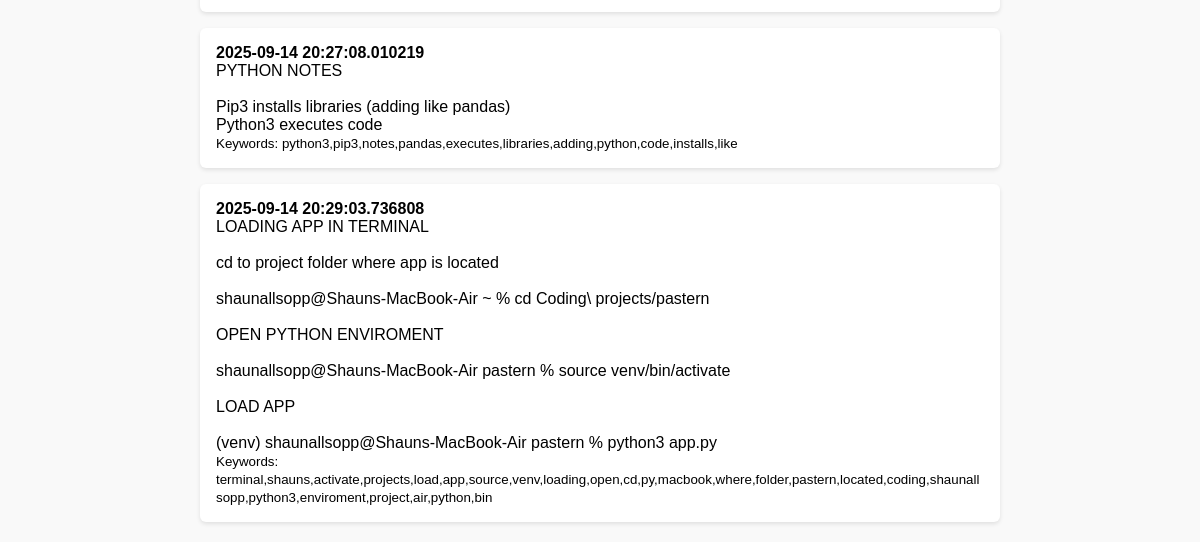
Before: /search (lower part) with the older database file.
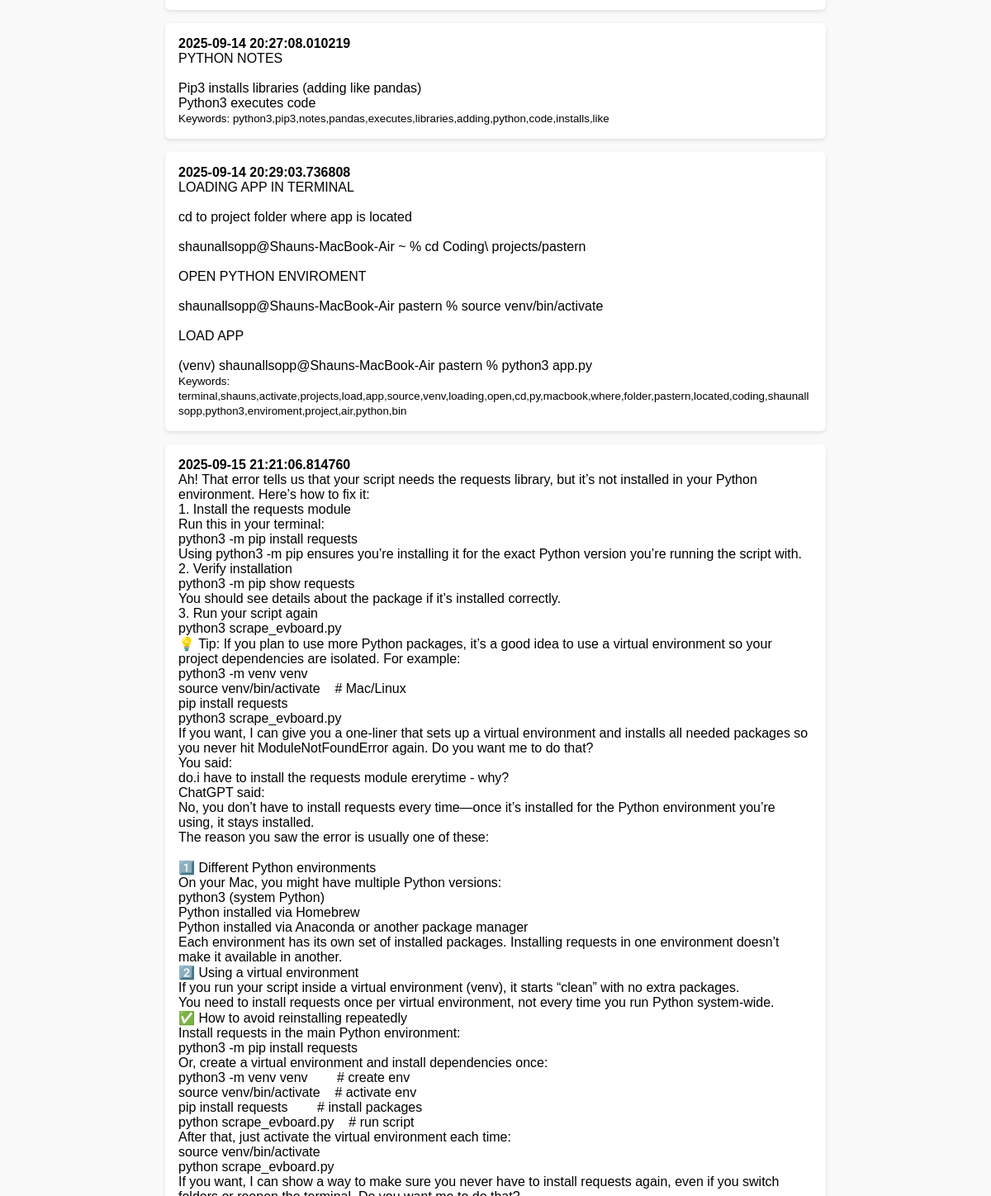
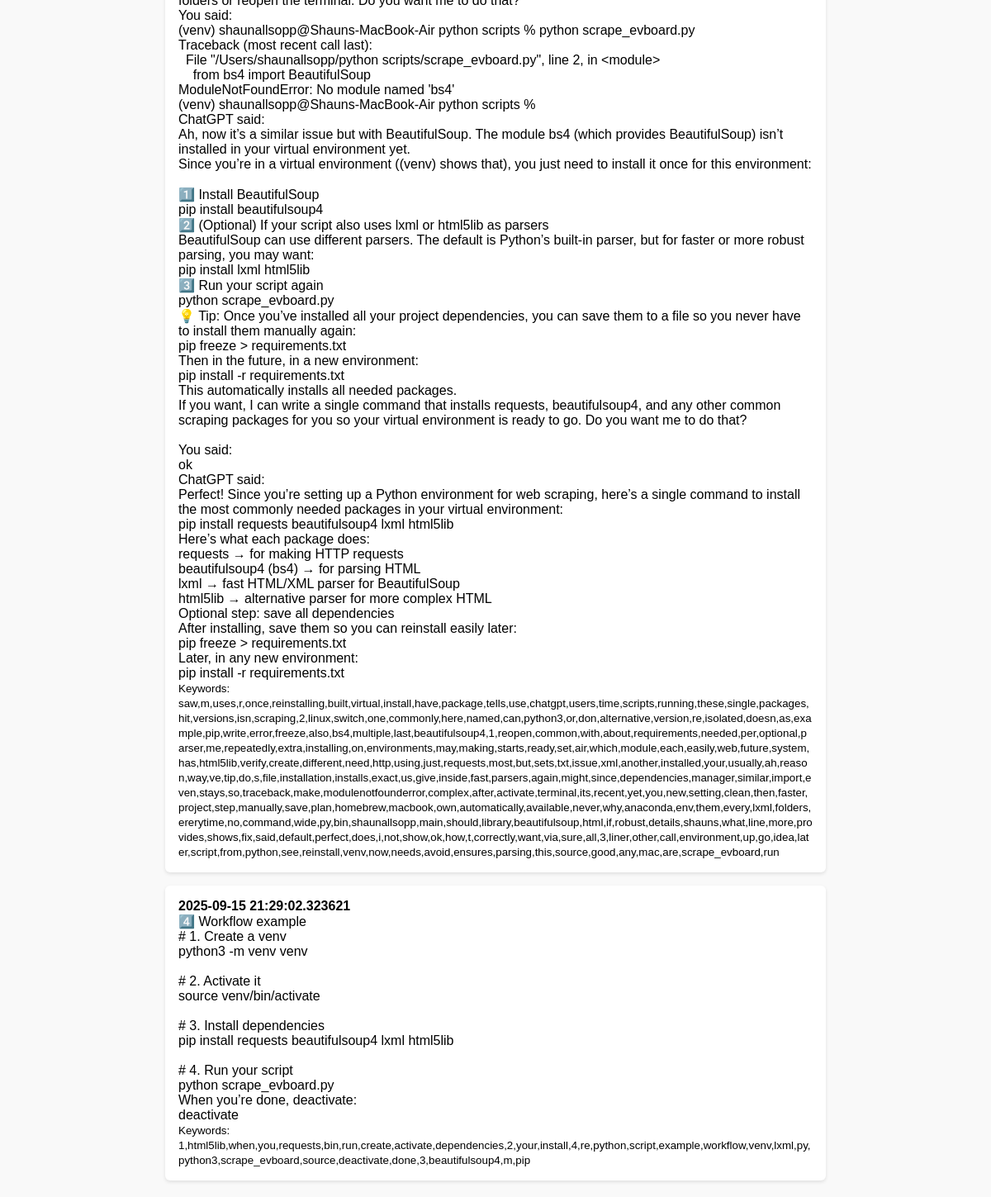
After: the same page with the newer database file (2 pictures, top to bottom).
### tables this page shows
CREATE TABLE clipboard (
        id INTEGER PRIMARY KEY AUTOINCREMENT,
        content TEXT,
        keywords TEXT,
        created_at TIMESTAMP
    );

### app.py (the view)
@app.route("/search")
def search():
    q = request.args.get("q", "")
    conn = sqlite3.connect("data.db")
    c = conn.cursor()
    c.execute("SELECT * FROM clipboard WHERE keywords LIKE ?", ('%'+q+'%',))
    results = c.fetchall()
    conn.close()
    return render_template("index.html", entries=results, search=q)

### templates/index.html (shortened to what this page needs)
<!DOCTYPE html>
<html>
<head>
  <link rel="stylesheet" href="{{ url_for('static', filename='style.css') }}">
</head>
<body>
  <ul>
    {% for entry in entries %}
      <li>
        <b>{{ entry[3] }}</b><br>
        <div class="clip-text">{{ entry[1] }}</div>
        <small>Keywords: {{ entry[2] }}</small>
      </li>
    {% endfor %}
  </ul>
</body>
</html>

### static/style.css (style rules this page uses)
body { font-family: sans-serif; margin: 0; padding-top: 140px; background: #f9f9f9; }
ul { list-style: none; padding: 0; max-width: 800px; margin: 20px auto; }
li { background: white; margin: 1rem 0; padding: 1rem; border-radius: 6px; box-shadow: 0 2px 4px rgba(0,0,0,0.1); word-wrap: break-word; }
.clip-text { white-space: pre-wrap; }

Changed rows visible on the page:
added clipboard: created_at "2025-09-15 21:21:06.814760", content "Ah! That error tells us that your script needs the requests library, but it’s not installed in your Python environment. Here’s how to fix it: 1. Install the requests module Run this in your terminal: python3 -m pip install requests Using python3 -m pip ensures you’re installing it for the exact Python version you’re running the script with. 2. Verify installation python3 -m pip show requests You should see details about the package if it’s installed correctly. 3. Run your script again python3 scrape_evboard.py 💡 Tip: If you plan to use more Python packages, it’s a good idea to use a virtual environment so your project dependencies are isolated. For example: python3 -m venv venv source…", keywords "saw,m,uses,r,once,reinstalling,built,virtual,install,have,package,tells,use,chatgpt,users,time,scripts,running,these,single,packages,hit,versions,isn,scraping,2,linux,switch,one,commonly,here,named,can,python3,or,don,alternative,version,re,isolated,doesn,as,example,pip,write,error,freeze,also,bs4,multiple,last,beautifulsoup4,1,reopen,common,with,about,requirements,needed,per,optional,parser,me,repeatedly,extra,installing,on,environments,may,making,starts,ready,set,air,which,module,each,easily,web,future,system,has,html5lib,verify,create,different,need,http,using,just,requests,most,but,sets,txt,issue,xml,another,installed,your,usually,ah,reason,way,ve,tip,do,s,file,installation,installs,exact…"
added clipboard: created_at "2025-09-15 21:29:02.323621", content "4️⃣ Workflow example # 1. Create a venv python3 -m venv venv # 2. Activate it source venv/bin/activate # 3. Install dependencies pip install requests beautifulsoup4 lxml html5lib # 4. Run your script python scrape_evboard.py When you’re done, deactivate: deactivate", keywords "1,html5lib,when,you,requests,bin,run,create,activate,dependencies,2,your,install,4,re,python,script,example,workflow,venv,lxml,py,python3,scrape_evboard,source,deactivate,done,3,beautifulsoup4,m,pip"
